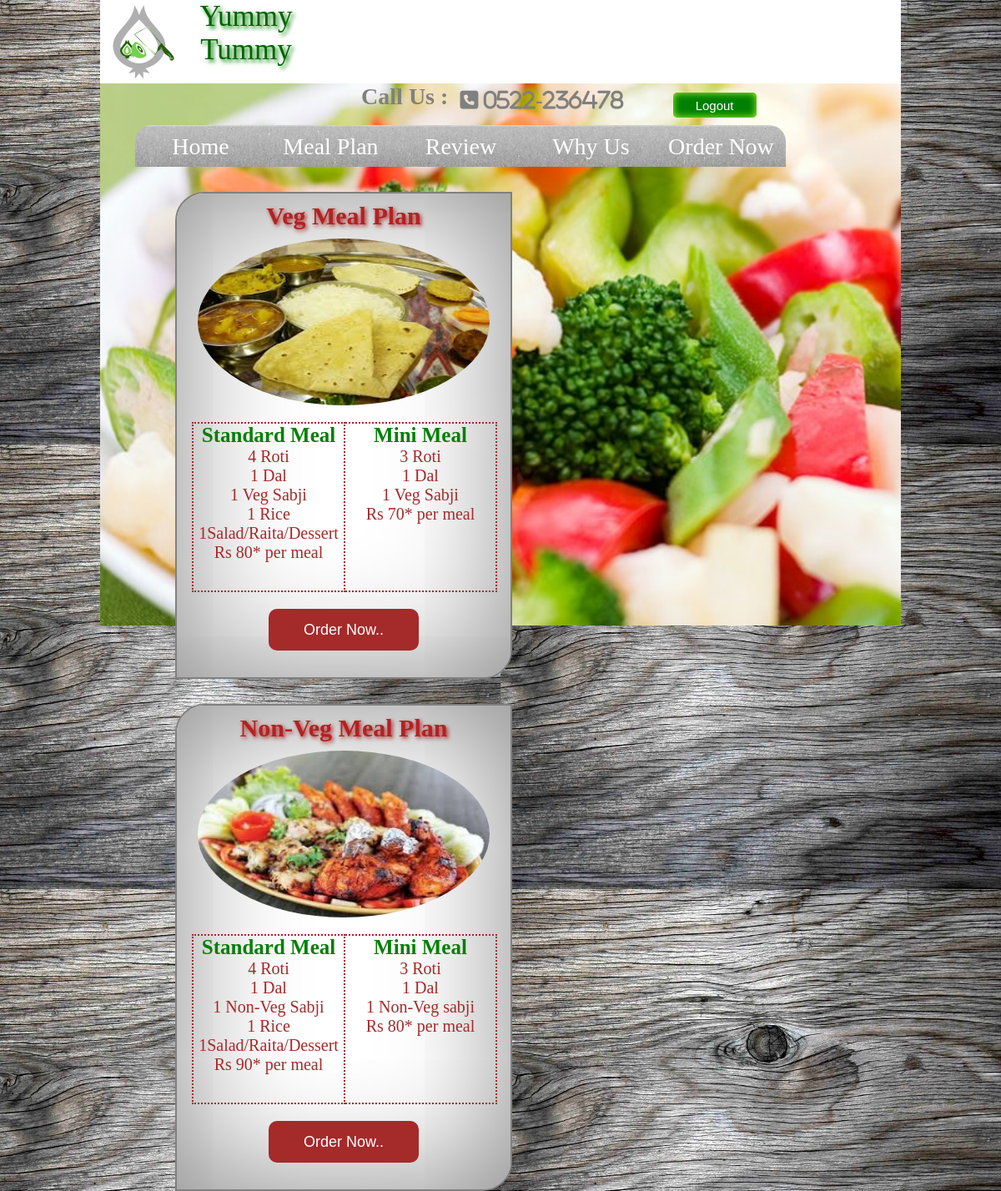
The page /userZone/MealPlan.php on the database its author committed.
### tables this page shows
CREATE TABLE IF NOT EXISTS `mealplan` (
  `id` int(10) DEFAULT NULL,
  `stndveg` varchar(20) DEFAULT NULL,
  `stndnonveg` varchar(20) DEFAULT NULL,
  `miniveg` varchar(20) DEFAULT NULL,
  `mininonveg` varchar(20) DEFAULT NULL
);

### userZone/MealPlan.php (the view, shortened to what this page needs)
<html>
    <head>
        <link href="../css/index.css" rel="stylesheet"  type="text/css"/>
        <link href="../css/login.css" rel="stylesheet" type="text/css" />
        <link rel="stylesheet" type="text/css" href="../Font-Awesome-master/css/font-awesome.min.css"/>
        <link rel="stylesheet" href="../css/feedbackcss.css" type="text/css"/>
        <link  href="../css/mealplan.css" rel="stylesheet" type="text/css"/>
    </head>
    <body>
    <div id="outer">
        <div id="header">
            <div id="left">
                <img src="../images/logo.png" height="100px" width="100px" align="center"/>
            </div>
            <div id="center">
                <p>
                    Yummy Tummy
                </p>
            </div>
            <div id="right">
                <div id="up_right">
                    <h2>Call Us :</h2>
                    <i class="fa fa-phone-square" style="color:gray; font-size: 25px; padding: 8px; margin-left: -5%;"> 0522-236478</i>
                   <form method="post" action="../processes/logoutUser.php"><input type="submit" value="Logout" name="logout" style="margin-left: 650px; margin-top: -30px;"/></form>
                </div>
                <div id="down_right">
                    <ul>
                        <li onclick="location.href='UserProfile.php'">Home</li>
                        <li onclick="location.href='MealPlan.php'" >Meal Plan</li>
                        <li onclick="location.href='review.php'">Review</li>
                        <li onclick="location.href='WhyUs.php'">Why Us</li>
                        <li onclick="location.href='orderNow.php'">Order Now</li>
                    </ul>
                </div>
            </div>
        </div>
            <div id="content">
                <div class="menu" >
                    <h2>Veg Meal Plan</h2>
                    <img src="../images/veg.jpg" height="200px" width="350px"/>
                    <div class="standard">
                        <h3>Standard Meal</h3>
                        <?php include '../processes/connection.php';
                        $query="select * from mealplan";
                        $result=mysqli_query($conn,$query);
                        while($rows=mysqli_fetch_array($result))
                        {?>
                        <p> <?php echo $rows['stndveg'];?></p>
                        <?php
                        }?>
                    </div>
                    <div class="Mini">
                        <h3>Mini Meal</h3> <?php include '../processes/connection.php';
                        $query="select * from mealplan";
                        $result=mysqli_query($conn,$query);
                        while($rows=mysqli_fetch_array($result))
                        {?>
                        <p> <?php echo $rows['miniveg'];?></p>
                        <?php
                        }?>
                    </div>
                    <input type="button" value="Order Now.." onclick="location.href='orderNow.php'" />
                </div>
                <div  class="menu">
                    <h2>Non-Veg Meal Plan</h2>
                    <img src="../images/nonveg.jpg" height="200px" width="350px">
                    <div class="standard">
                         <h3>Standard Meal</h3>
                        <?php include '../processes/connection.php';
                        $query="select * from mealplan";
                        $result=mysqli_query($conn,$query);
                        while($rows=mysqli_fetch_array($result))
                        {?>
                        <p> <?php echo $rows['stndnonveg'];?></p>
                        <?php
                        }?>
                    </div>
                    <div class="Mini">
                        <h3>Mini Meal</h3>
                        <?php include '../processes/connection.php';
                        $query="select * from mealplan";
                        $result=mysqli_query($conn,$query);
                        while($rows=mysqli_fetch_array($result))
                        {?>
                        <p> <?php echo $rows['mininonveg'];?></p>
                        <?php
                        }?>
                    </div>
                    <input type="button" value="Order Now.."  onclick="location.href='orderNow.php'"/>
                </div>
            </div>
        </div>
    </body>
</html>

### assets/css/index.css (style rules this page uses)
body { margin: 0; background: url("../images/background.jpg"); font-family: 'Comfortaa'; font-size: 20px; }
#outer { height: auto; width: 80%; margin: 0px auto; }
#header { height: 100px; width: 100%; background-color: white; }
#left { float: left; height: 100px; width: 100px; }
#center { height: 100px; width: 150px; float: left; }
#center p { Snap ITC; font-size: 35px; padding: 0; margin: 0; color: darkgreen; text-align: center; text-shadow: 3px 3px 5px green; }
#right { float: left; height: 100px; width: 76.3%; }
#up_right { margin-left: 5%; height: 50px; width: 790px; }
#up_right h2 { float: left; Arial Unicode MS; color: gray; width: 150px; font-size: 28px; padding: 0px; margin: 0px; margin-left: 35%; }
#up_right input { background-color: green; height: 30px; color: white; width: 100px; border: 0px; Times New Roman; font-size: 15px; border-radius: 5px; margin-left: 50px; box-shadow: 0px 0px 10px greenyellow inset; }
#down_right { margin-left: 5.8%; height: 50px; width: 780px; border-top-left-radius: 20px; border-top-right-radius: 20px; background-image: url("../images/menu.png"); }
#down_right ul { padding: 0; margin: 0; list-style-type: none; }
#down_right ul li { float: left; color: white; color: white; Buxton Sketch; font-size: 28px; width: 156px; height: 40px; padding-top: 10px; text-align: center; }
#content { height: 600px; width: 100%; background-color: lightgreen; }

### assets/css/mealplan.css (style rules this page uses)
#content { height: 650px; background-image: url('../images/image9.jpg'); background-size: cover }
.menu { background-color: white; border: 2px solid gray; border-radius: 35px 0px 35px 0px; float: left; height: 580px; width: 400px; text-align: center; box-shadow: 0px 0px 150px gray inset; margin-top: 30px; margin-left: 90px ; }
.menu img { border-radius: 50%; }
.menu p { text-align:center; color: brown; }
.menu h2 { Tempus Sans ITC; padding: 10px; font-size: 30px; margin: 0; color: firebrick; text-shadow: 2px 2px 5px brown; }
.menu input { cursor: hand; height: 50px; width: 180px; color: white; background-color: brown; border: 0; border-radius:10px; Segoe Print; font-size: 18px; margin-top: 20px; clear: both; }
.standard { float: left; width: 180px; height: 200px; border: 2px dotted brown; margin-top: 20px; margin-left: 18px; }
.standard h3 { color: green; Pristina; font-size:25px; margin:0; }
.standard p { Script MT; font-size:20px; margin: 0; }
.Mini { float: left; margin-top: 20px; width: 180px; height: 200px; border: 2px dotted brown; border-left: 0; }
.mini h3 { color: green; Pristina ; font-size:25px; margin:0; }
.mini p { Script MT; font-size:20px; margin: 0; }

### rows shown on the page
mealplan: stndveg "4 Roti", miniveg "3 Roti", stndnonveg "4 Roti", mininonveg "3 Roti"
mealplan: stndveg "1 Dal", miniveg "1 Dal", stndnonveg "1 Dal", mininonveg "1 Dal"
mealplan: stndveg "1 Veg Sabji", miniveg "1 Veg Sabji", stndnonveg "1 Non-Veg Sabji", mininonveg "1 Non-Veg sabji"
mealplan: stndveg "1 Rice", stndnonveg "1 Rice"
mealplan: stndveg "1Salad/Raita/Dessert", stndnonveg "1Salad/Raita/Dessert"
mealplan: stndveg "Rs 80* per meal", miniveg "Rs 70* per meal", stndnonveg "Rs 90* per meal", mininonveg "Rs 80* per meal"
